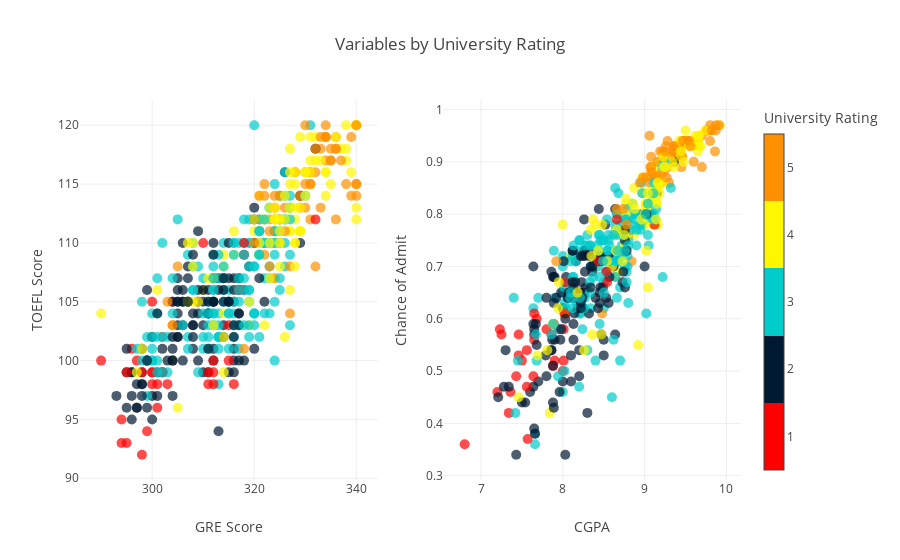

Notebook source saved alongside this figure:
### Markdown cell above
#### Continuous variables by `University Rating`
The chance of admissino, however, needs to be interpreted based on the `University Rating`. Students with the same academic profiles will definitely have difference chance of admission to different universities.

Students with high academic scores tend to apply to universities with *Rating 5*. On the other hand, universities with *Rating 1* is popular among students with low academic scores.

### Code cell
color_names = ['','1','2','3','4','5']
color_vals = list(range(len(color_names)))
num_colors = len(color_vals)
colorscale = [
[0, 'rgb(255,0,0)'], #1
[1/5, 'rgb(255,0,0)'],
[1/5, 'rgb(0,25,51)'], #2
[2/5, 'rgb(0,25,51)'],
[2/5, 'rgb(0,204,204)'], #3
[3/5, 'rgb(0,204,204)'],
[3/5, 'rgb(255,247,0)'], #4
[4/5, 'rgb(255,247,0)'],
[4/5, 'rgb(255,145,0)'], #5
[5/5, 'rgb(255,145,0)']]
cmin = 0.5
cmax = num_colors-0.5

trace0=go.Scatter(x=ga_df['GRE Score'],y=ga_df['TOEFL Score'],mode='markers',
                  marker=dict(size=10,color=ga_df['University Rating'],colorscale=colorscale,
                              cmin=cmin,cmax=cmax,opacity=0.7))
trace1=go.Scatter(x=ga_df['CGPA'],y=ga_df['Chance of Admit'],mode='markers',
                 marker=dict(size=10,color=ga_df['University Rating'],colorscale=colorscale,
                             cmin=cmin,cmax=cmax,opacity=0.7,
                             colorbar=dict(
                                 title='University Rating',
                                 tickvals= color_vals,
                                 ticktext= color_names,
                                 thickness=20)))
fig=tools.make_subplots(1,2,subplot_titles=('',''))
fig.append_trace(trace0,1,1)
fig.append_trace(trace1,1,2)

fig['layout']['xaxis1'].update(title='GRE Score')
fig['layout']['yaxis1'].update(title='TOEFL Score')
fig['layout']['xaxis2'].update(title='CGPA')
fig['layout']['yaxis2'].update(title='Chance of Admit')
fig.layout.update(title='Variables by University Rating',showlegend=False)
iplot(fig)

### Figure 1 — Plotly figure (JSON) as saved in the notebook; plotly's stock layout.template omitted (floating-point values rounded to 4 significant figures; data arrays with more than 128 entries replaced by an {"elided": "..."} marker saying what was removed)
{"data": [{"marker": {"cmax": 5.5, "cmin": 0.5, "color": {"elided": "500 int values"}, "colorscale": [[0, "rgb(255,0,0)"], [0.2, "rgb(255,0,0)"], [0.2, "rgb(0,25,51)"], [0.4, "rgb(0,25,51)"], [0.4, "rgb(0,204,204)"], [0.6, "rgb(0,204,204)"], [0.6, "rgb(255,247,0)"], [0.8, "rgb(255,247,0)"], [0.8, "rgb(255,145,0)"], [1, "rgb(255,145,0)"]], "opacity": 0.7, "size": 10}, "mode": "markers", "type": "scatter", "uid": "49e0a21a-d967-429a-ae04-1481b02ca037", "x": {"elided": "500 int values"}, "xaxis": "x", "y": {"elided": "500 int values"}, "yaxis": "y"}, {"marker": {"cmax": 5.5, "cmin": 0.5, "color": {"elided": "500 int values"}, "colorbar": {"thickness": 20, "ticktext": ["", "1", "2", "3", "4", "5"], "tickvals": [0, 1, 2, 3, 4, 5], "title": {"text": "University Rating"}}, "colorscale": [[0, "rgb(255,0,0)"], [0.2, "rgb(255,0,0)"], [0.2, "rgb(0,25,51)"], [0.4, "rgb(0,25,51)"], [0.4, "rgb(0,204,204)"], [0.6, "rgb(0,204,204)"], [0.6, "rgb(255,247,0)"], [0.8, "rgb(255,247,0)"], [0.8, "rgb(255,145,0)"], [1, "rgb(255,145,0)"]], "opacity": 0.7, "size": 10}, "mode": "markers", "type": "scatter", "uid": "157939ba-8bf1-4ff9-b790-12f636eb3977", "x": {"elided": "500 float values"}, "xaxis": "x2", "y": {"elided": "500 float values"}, "yaxis": "y2"}], "layout": {"showlegend": false, "title": {"text": "Variables by University Rating"}, "xaxis": {"anchor": "y", "domain": [0, 0.45], "title": {"text": "GRE Score"}}, "xaxis2": {"anchor": "y2", "domain": [0.55, 1], "title": {"text": "CGPA"}}, "yaxis": {"anchor": "x", "domain": [0, 1], "title": {"text": "TOEFL Score"}}, "yaxis2": {"anchor": "x2", "domain": [0, 1], "title": {"text": "Chance of Admit"}}}}
